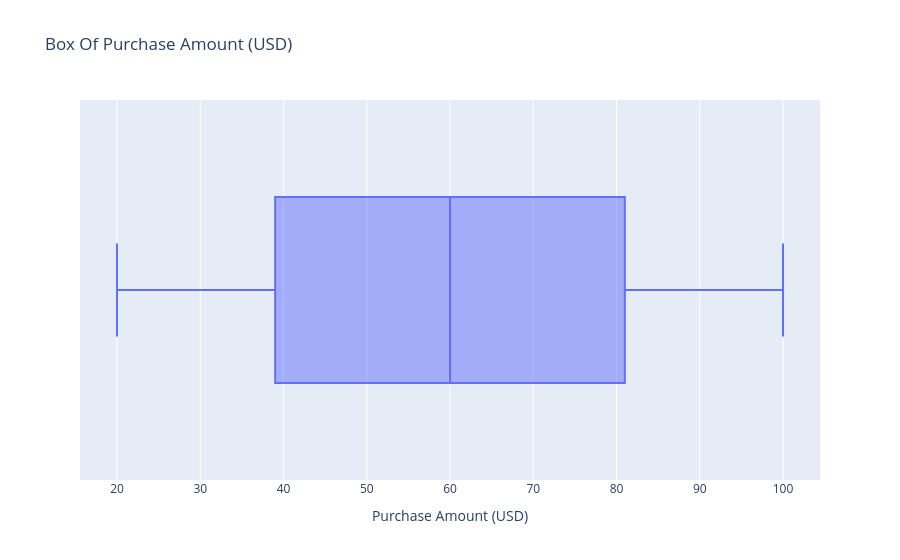

This figure's notebook cell:
### Markdown cell above
Uniform Distribution

### Code cell
fig = px.box(df , x = "Purchase Amount (USD)" , title= "Box Of Purchase Amount (USD)")
fig.show()

### Figure 1 — Plotly figure (JSON) as saved in the notebook; plotly's stock layout.template omitted (floating-point values rounded to 4 significant figures; data arrays with more than 128 entries replaced by an {"elided": "..."} marker saying what was removed)
{"data": [{"alignmentgroup": "True", "hovertemplate": "Purchase Amount (USD)=%{x}<extra></extra>", "legendgroup": "", "marker": {"color": "#636efa"}, "name": "", "notched": false, "offsetgroup": "", "orientation": "h", "showlegend": false, "type": "box", "x": {"elided": "3900 int values"}, "x0": " ", "xaxis": "x", "y0": " ", "yaxis": "y"}], "layout": {"boxmode": "group", "legend": {"tracegroupgap": 0}, "title": {"text": "Box Of Purchase Amount (USD)"}, "xaxis": {"anchor": "y", "domain": [0, 1], "title": {"text": "Purchase Amount (USD)"}}, "yaxis": {"anchor": "x", "domain": [0, 1]}}}
